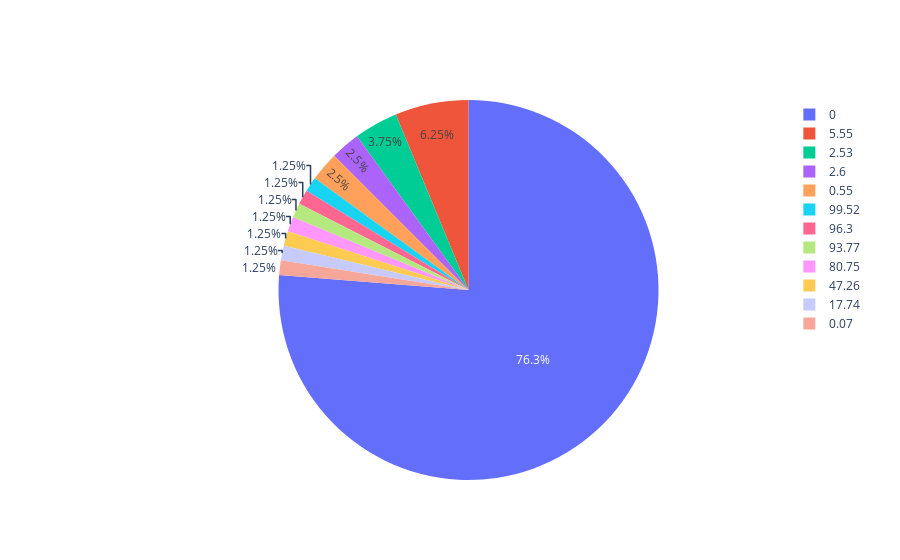

The notebook cell this image was saved under:
### Markdown cell above
## Step 2: Data Exploring & Cleaning
### A. Null Values Analysis

### Code cell
price_metadata = getMetadata(price_df)
price_metadata_group = price_metadata.groupby("Null_Percentage").count().reset_index()
price_metadata_group.sort_values(["Null_Percentage"], axis=0,ascending=False, inplace=True)
plot_pie_chart(price_metadata_group,"Null_Percentage","Null_Count")

### Figure 1 — Plotly figure (JSON) as saved in the notebook; plotly's stock layout.template omitted (floating-point values rounded to 4 significant figures)
{"data": [{"labels": [99.52, 96.3, 93.77, 80.75, 47.26, 17.74, 5.55, 2.6, 2.53, 0.55, 0.07, 0], "type": "pie", "values": [1, 1, 1, 1, 1, 1, 5, 2, 3, 2, 1, 61]}], "layout": {}}
